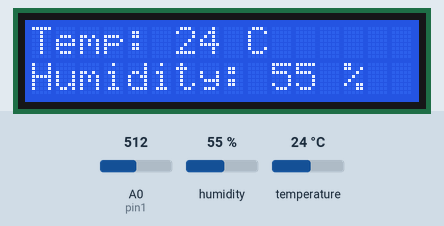
Simulated run of this sketch. Board: ESP8266 (NodeMCU). Parts: 16×2 character LCD. The test bench sets the inputs (shaded band); at power-on: humidity 55 %, temperature 24 °C, A0 (pin1) = 512. WiFi joins after 1.5 s; servers stay silent unless stated; no MQTT or app messages arrive unless stated; what the sketch prints to the serial monitor is not drawn.

Above: at 5.6 s.
5.7 s: humidity set to 22 %
At 10.8 s:
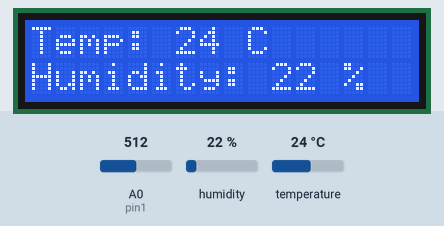
11.5 s: temperature set to 12 °C
At 16.0 s:
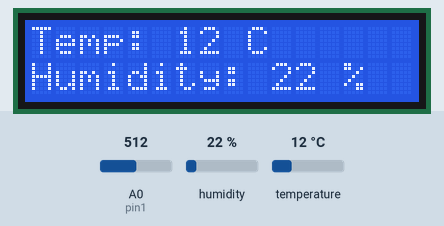
18.0 s: humidity set to 40 %
At 21.2 s:
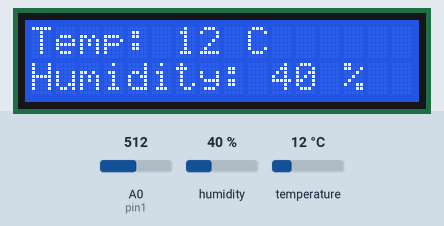
21.6 s: temperature set to 19 °C
At 26.5 s:
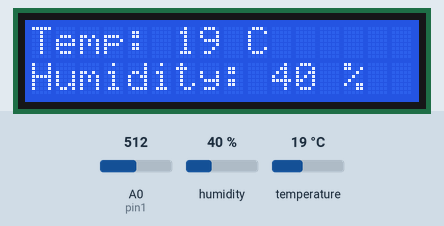
Timing chart, 0 to 28.0 s (numbered marks = the images above; inputs shaded):
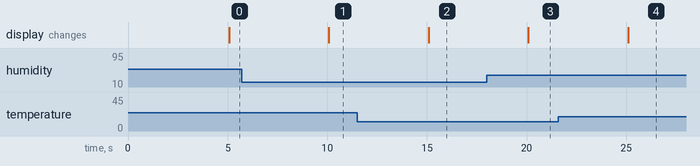

Measured:
- after the input at 5.7 s, the display: changes after 4.4 s (image 1)
- after the input at 11.5 s, the display: changes after 3.6 s (image 2)
- after the input at 18.0 s, the display: changes after 2.1 s (image 3)
- after the input at 21.6 s, the display: changes after 3.5 s (image 4)

The sketch:

esp8266_Rfid_Photosensor_DHT11.ino
```cpp
 #include <ESP8266WiFi.h>
#include <PubSubClient.h>
#include <Arduino.h>
#include <Adafruit_Sensor.h>
#include <DHT.h>
#include <SPI.h>
#include <MFRC522.h>
#include <Wire.h>
#include <LiquidCrystal_I2C.h>
LiquidCrystal_I2C lcd(0x27, 16, 2);
#define SS_PIN D8
#define RST_PIN D0
#define DHTPIN D4
#define DHTTYPE DHT11
MFRC522 rfid(SS_PIN, RST_PIN); // Instance of the class
MFRC522::MIFARE_Key key;
// Init array that will store new NUID
byte nuidPICC[4];

const char* ssid = "TP-LINK_6BAC";
const char* password = "95706801";
const char* mqtt_server = "192.168.0.159";

//const char* ssid = "iPhone";
//const char* password = "boss1234";
//const char* mqtt_server = "172.20.10.2";

DHT dht(DHTPIN, DHTTYPE);
WiFiClient vanieriot;
PubSubClient client(vanieriot);

const int pin1 = A0;
int sensorVal;
const int ANALOG_READ_PIN = 36;
const int RESOLUTION = 12;
long now = millis();
long lastMeasure = 0;

void setup_wifi()
{
  delay(10);
  // We start by connecting to a WiFi network
  Serial.println();
  Serial.print("Connecting to ");
  Serial.println(ssid);
  WiFi.begin(ssid, password);
  while (WiFi.status() != WL_CONNECTED)
  {
    delay(500);
    Serial.print(".");
  }
  Serial.println("");
  Serial.print("WiFi connected - ESP-8266 IP address: ");
  Serial.println(WiFi.localIP());
}
void callback(String topic, byte *message, unsigned int length)
{
  Serial.print("Message arrived on topic: ");
  Serial.print(topic);
  Serial.print(". Message: ");
  String messagein;

  for (int i = 0; i < length; i++)
  {
    Serial.print((char)message[i]);
    messagein += (char)message[i];
  }
}
void reconnect()
{
  while (!client.connected())
  {
    Serial.print("Attempting MQTT connection...");
    if (client.connect("vanieriot"))
    {
      Serial.println("connected");
    }
    else
    {
      Serial.print("failed, rc=");
      Serial.print(client.state());
      Serial.println(" try again in 3 seconds");
      // Wait 5 seconds before retrying
      delay(3000);
    }
  }
}

void setup()
{
    Serial.begin(115200);
  lcd.init();   // initializing the LCD
  lcd.backlight();
  SPI.begin(); // Init SPI bus
  rfid.PCD_Init(); // Init MFRC522
  Serial.println();
  Serial.print(F("Reader :"));
  rfid.PCD_DumpVersionToSerial();
  for (byte i = 0; i < 6; i++) {
      key.keyByte[i] = 0xFF;
  }
  Serial.println();
  Serial.println(F("This code scan the MIFARE Classic NUID."));
  Serial.print(F("Using the following key:"));
  printHex(key.keyByte, MFRC522::MF_KEY_SIZE);

  dht.begin();
  setup_wifi();
  client.setServer(mqtt_server, 1883);
  client.setCallback(callback);
  pinMode(pin1, INPUT);
}
void loop()
{
  if (!client.connected())
  {
    reconnect();
  }
  if (!client.loop())
    client.connect("vanieriot");

  now = millis();
  if (now - lastMeasure > 5000)
  {
    lastMeasure = now;
    float t = analogRead(pin1);
    float tem = dht.readTemperature();
    float humi = dht.readHumidity();
    lcd.setCursor(0, 0);
    Serial.print("Temperature is: ");
    Serial.print(tem);
    Serial.print(" *C; Humidity is: ");
    Serial.print(humi);
    Serial.println("");
    String hs="Humidity: "+String((int)humi)+" % ";
    String ts="Temp: "+String((int)tem)+" C ";
    lcd.setCursor(0, 0);
    lcd.print(ts);
    lcd.setCursor(0, 1);
    lcd.print(hs);

    static char temp[7];
    dtostrf(tem, 6, 2, temp);
    client.publish("get-current-temperature", temp);
    static char humid[7];
    dtostrf(humi, 6, 2, humid);
    client.publish("get-current-humidity", humid);

    static char res[7];
    dtostrf(t, 6, 0, res);
    client.publish("get-light-intensity", res);

    Serial.print("Intensity is: ");
    Serial.print(t);
    Serial.println("");
  }

  // Reset the loop if no new card present on the sensor/reader. This saves the entire process when idle.
  if ( ! rfid.PICC_IsNewCardPresent())
      return;
  // Verify if the NUID has been readed
  if ( ! rfid.PICC_ReadCardSerial())
      return;
  Serial.print(F("PICC type: "));
  MFRC522::PICC_Type piccType = rfid.PICC_GetType(rfid.uid.sak);
  Serial.println(rfid.PICC_GetTypeName(piccType));
  // Check is the PICC of Classic MIFARE type
  if (piccType != MFRC522::PICC_TYPE_MIFARE_MINI &&
          piccType != MFRC522::PICC_TYPE_MIFARE_1K &&
          piccType != MFRC522::PICC_TYPE_MIFARE_4K) {
      Serial.println(F("Your tag is not of type MIFARE Classic."));
      return;
  }
  if (rfid.uid.uidByte[0] != nuidPICC[0] ||
          rfid.uid.uidByte[1] != nuidPICC[1] ||
          rfid.uid.uidByte[2] != nuidPICC[2] ||
          rfid.uid.uidByte[3] != nuidPICC[3] ) {
      Serial.println(F("A new card has been detected."));
      // Store NUID into nuidPICC array
      for (byte i = 0; i < 4; i++) {
          nuidPICC[i] = rfid.uid.uidByte[i];
      }
      Serial.println(F("The NUID tag is:"));
      Serial.print(F("In hex: "));
      printHex(rfid.uid.uidByte, rfid.uid.size);
      Serial.println();
      Serial.print(F("In dec: "));
      printDec(rfid.uid.uidByte, rfid.uid.size);
      Serial.println();
  }
  else Serial.println(F("Card read previously."));

  char str[32] = "";
  array_to_string(rfid.uid.uidByte, 4, str); // Insert (byte array, length, char array for output)
  Serial.println(str);                       // Print the output uid string

  client.publish("get-current-tag", str);

  // Halt PICC
  rfid.PICC_HaltA();
  // Stop encryption on PCD
  rfid.PCD_StopCrypto1();
}
/**
    Helper routine to dump a byte array as hex values to Serial.
*/
void printHex(byte *buffer, byte bufferSize) {
  for (byte i = 0; i < bufferSize; i++) {
      Serial.print(buffer[i] < 0x10 ? " 0" : " ");
      Serial.print(buffer[i], HEX);
  }
}
/**
    Helper routine to dump a byte array as dec values to Serial.
*/
void printDec(byte *buffer, byte bufferSize) {
  for (byte i = 0; i < bufferSize; i++) {
      Serial.print(buffer[i] < 0x10 ? " 0" : " ");
      Serial.print(buffer[i], DEC);
  }
}

void array_to_string(byte array[], unsigned int len, char buffer[])
{
  for (unsigned int i = 0; i < len; i++)
  {
    byte nib1 = (array[i] >> 4) & 0x0F;
    byte nib2 = (array[i] >> 0) & 0x0F;
    buffer[i * 2 + 0] = nib1 < 0xA ? '0' + nib1 : 'A' + nib1 - 0xA;
    buffer[i * 2 + 1] = nib2 < 0xA ? '0' + nib2 : 'A' + nib2 - 0xA;
  }
  buffer[len * 2] = '\0';
}
```
